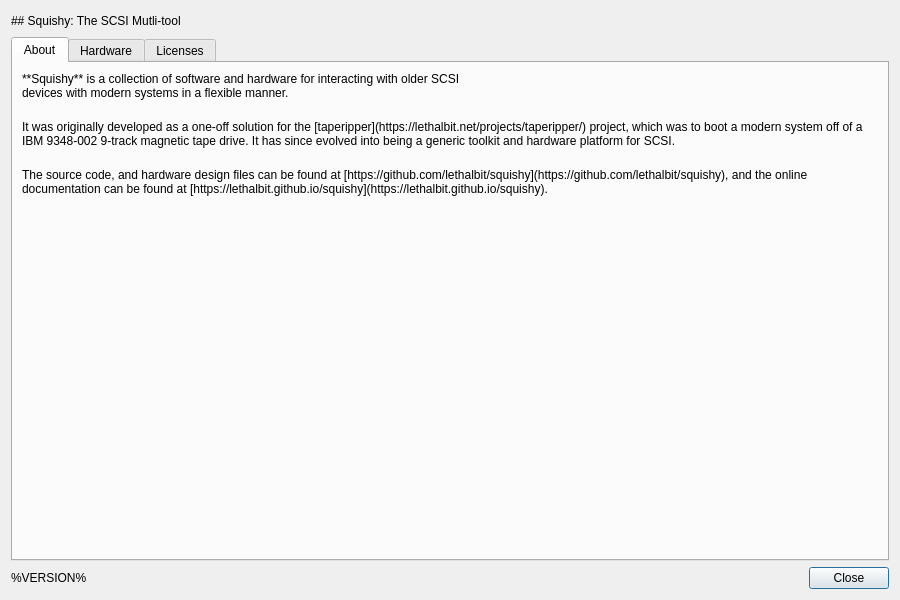
<?xml version="1.0" encoding="UTF-8"?>
<ui version="4.0">
 <class>AboutWindow</class>
 <widget class="QDialog" name="AboutWindow">
  <property name="geometry">
   <rect>
    <x>0</x>
    <y>0</y>
    <width>900</width>
    <height>600</height>
   </rect>
  </property>
  <property name="minimumSize">
   <size>
    <width>900</width>
    <height>600</height>
   </size>
  </property>
  <property name="maximumSize">
   <size>
    <width>900</width>
    <height>600</height>
   </size>
  </property>
  <property name="windowTitle">
   <string>About Squishy</string>
  </property>
  <property name="modal">
   <bool>true</bool>
  </property>
  <layout class="QVBoxLayout" name="verticalLayout_2" stretch="0,1,0">
   <item>
    <layout class="QHBoxLayout" name="horizontalLayout">
     <item>
      <widget class="QLabel" name="label">
       <property name="text">
        <string>## Squishy: The SCSI Mutli-tool</string>
       </property>
       <property name="textFormat">
        <enum>Qt::MarkdownText</enum>
       </property>
       <property name="scaledContents">
        <bool>false</bool>
       </property>
      </widget>
     </item>
     <item>
      <spacer name="horizontalSpacer_2">
       <property name="orientation">
        <enum>Qt::Horizontal</enum>
       </property>
       <property name="sizeHint" stdset="0">
        <size>
         <width>40</width>
         <height>20</height>
        </size>
       </property>
      </spacer>
     </item>
    </layout>
   </item>
   <item>
    <layout class="QGridLayout" name="gridLayout">
     <item row="0" column="1">
      <widget class="QTabWidget" name="tabs_about">
       <property name="currentIndex">
        <number>0</number>
       </property>
       <widget class="QWidget" name="tab_about">
        <attribute name="title">
         <string>About</string>
        </attribute>
        <layout class="QVBoxLayout" name="verticalLayout">
         <property name="spacing">
          <number>20</number>
         </property>
         <item>
          <widget class="QLabel" name="label_3">
           <property name="text">
            <string>**Squishy** is a collection of software and hardware for interacting with older SCSI
devices with modern systems in a flexible manner.</string>
           </property>
           <property name="textFormat">
            <enum>Qt::MarkdownText</enum>
           </property>
           <property name="scaledContents">
            <bool>false</bool>
           </property>
           <property name="alignment">
            <set>Qt::AlignLeading|Qt::AlignLeft|Qt::AlignTop</set>
           </property>
           <property name="wordWrap">
            <bool>true</bool>
           </property>
           <property name="indent">
            <number>-1</number>
           </property>
          </widget>
         </item>
         <item>
          <widget class="QLabel" name="label_4">
           <property name="text">
            <string>It was originally developed as a one-off solution for the [taperipper](https://lethalbit.net/projects/taperipper/) project, which was to boot a modern system off of a IBM 9348-002 9-track magnetic tape drive. It has since evolved into being a generic toolkit and hardware platform for SCSI.</string>
           </property>
           <property name="textFormat">
            <enum>Qt::MarkdownText</enum>
           </property>
           <property name="alignment">
            <set>Qt::AlignLeading|Qt::AlignLeft|Qt::AlignTop</set>
           </property>
           <property name="wordWrap">
            <bool>true</bool>
           </property>
           <property name="openExternalLinks">
            <bool>true</bool>
           </property>
          </widget>
         </item>
         <item>
          <widget class="QLabel" name="label_5">
           <property name="text">
            <string>The source code, and hardware design files can be found at [https://github.com/lethalbit/squishy](https://github.com/lethalbit/squishy), and the online documentation can be found at [https://lethalbit.github.io/squishy](https://lethalbit.github.io/squishy).</string>
           </property>
           <property name="textFormat">
            <enum>Qt::MarkdownText</enum>
           </property>
           <property name="alignment">
            <set>Qt::AlignLeading|Qt::AlignLeft|Qt::AlignTop</set>
           </property>
           <property name="wordWrap">
            <bool>true</bool>
           </property>
           <property name="openExternalLinks">
            <bool>true</bool>
           </property>
          </widget>
         </item>
         <item>
          <spacer name="verticalSpacer">
           <property name="orientation">
            <enum>Qt::Vertical</enum>
           </property>
           <property name="sizeHint" stdset="0">
            <size>
             <width>20</width>
             <height>40</height>
            </size>
           </property>
          </spacer>
         </item>
        </layout>
       </widget>
       <widget class="QWidget" name="tab_hardware">
        <attribute name="title">
         <string>Hardware</string>
        </attribute>
        <layout class="QVBoxLayout" name="verticalLayout_4">
         <property name="spacing">
          <number>20</number>
         </property>
         <item>
          <widget class="QLabel" name="label_8">
           <property name="text">
            <string>The hardware side of Squishy is fully open source, and is licensed under the [CERN-OHL-S](https://ohwr.org/cern_ohl_s_v2.txt).</string>
           </property>
           <property name="textFormat">
            <enum>Qt::MarkdownText</enum>
           </property>
           <property name="alignment">
            <set>Qt::AlignLeading|Qt::AlignLeft|Qt::AlignTop</set>
           </property>
           <property name="wordWrap">
            <bool>true</bool>
           </property>
           <property name="openExternalLinks">
            <bool>true</bool>
           </property>
          </widget>
         </item>
         <item>
          <widget class="QLabel" name="label_9">
           <property name="text">
            <string>It is designed to be as safe and easy to use as possible, while also being as powerful and flexible as possible. It evolved from a simple wish to communicate with an old SCSI reel-to-reel tape drive into something much more.</string>
           </property>
           <property name="textFormat">
            <enum>Qt::MarkdownText</enum>
           </property>
           <property name="alignment">
            <set>Qt::AlignLeading|Qt::AlignLeft|Qt::AlignTop</set>
           </property>
           <property name="wordWrap">
            <bool>true</bool>
           </property>
          </widget>
         </item>
         <item>
          <spacer name="verticalSpacer_3">
           <property name="orientation">
            <enum>Qt::Vertical</enum>
           </property>
           <property name="sizeHint" stdset="0">
            <size>
             <width>20</width>
             <height>326</height>
            </size>
           </property>
          </spacer>
         </item>
        </layout>
       </widget>
       <widget class="QWidget" name="tab_licenses">
        <attribute name="title">
         <string>Licenses</string>
        </attribute>
        <layout class="QVBoxLayout" name="verticalLayout_5">
         <property name="spacing">
          <number>20</number>
         </property>
         <item>
          <widget class="QLabel" name="label_10">
           <property name="text">
            <string>The Squishy project is licensed under 3 individual licenses, one for the hardware and gateware, one for the software and one for the documentation.</string>
           </property>
           <property name="textFormat">
            <enum>Qt::MarkdownText</enum>
           </property>
           <property name="alignment">
            <set>Qt::AlignLeading|Qt::AlignLeft|Qt::AlignTop</set>
           </property>
           <property name="wordWrap">
            <bool>true</bool>
           </property>
          </widget>
         </item>
         <item>
          <widget class="QLabel" name="label_11">
           <property name="text">
            <string>The hardware is licensed under the [CERN-OHL-S](https://ohwr.org/cern_ohl_s_v2.txt), the license for which can be found in [LICENSE.hardware](https://github.com/lethalbit/squishy/blob/main/LICENSE.hardware)</string>
           </property>
           <property name="textFormat">
            <enum>Qt::MarkdownText</enum>
           </property>
           <property name="alignment">
            <set>Qt::AlignLeading|Qt::AlignLeft|Qt::AlignTop</set>
           </property>
           <property name="wordWrap">
            <bool>true</bool>
           </property>
           <property name="openExternalLinks">
            <bool>true</bool>
           </property>
          </widget>
         </item>
         <item>
          <widget class="QLabel" name="label_14">
           <property name="text">
            <string>The software and gateware are licensed under the [BSD-3-Clause](https://spdx.org/licenses/BSD-3-Clause.html) and can be found in [LICENSE.software](https://github.com/lethalbit/squishy/blob/main/LICENSE.software).</string>
           </property>
           <property name="textFormat">
            <enum>Qt::MarkdownText</enum>
           </property>
           <property name="alignment">
            <set>Qt::AlignLeading|Qt::AlignLeft|Qt::AlignTop</set>
           </property>
           <property name="wordWrap">
            <bool>true</bool>
           </property>
           <property name="openExternalLinks">
            <bool>true</bool>
           </property>
          </widget>
         </item>
         <item>
          <widget class="QLabel" name="label_13">
           <property name="text">
            <string>The documentation is licensed under the Creative Commons [CC-BY-SA](https://creativecommons.org/licenses/by-sa/2.0/) and can be found in [LICENSE.docs](https://github.com/lethalbit/squishy/blob/main/LICENSE.docs)</string>
           </property>
           <property name="textFormat">
            <enum>Qt::MarkdownText</enum>
           </property>
           <property name="alignment">
            <set>Qt::AlignLeading|Qt::AlignLeft|Qt::AlignTop</set>
           </property>
           <property name="wordWrap">
            <bool>true</bool>
           </property>
           <property name="openExternalLinks">
            <bool>true</bool>
           </property>
          </widget>
         </item>
         <item>
          <widget class="QLabel" name="label_15">
           <property name="text">
            <string>The icons used in the GUI are from the [KDE](https://kde.org) project. They are the [breeze-icons](https://github.com/KDE/breeze-icons/) and they are licensed under the [LGPL v2.1](https://spdx.org/licenses/LGPL-2.1-only.html), and can be found in [LICENSE.icons](https://github.com/lethalbit/squishy/blob/main/LICENSE.icons) </string>
           </property>
           <property name="textFormat">
            <enum>Qt::MarkdownText</enum>
           </property>
           <property name="alignment">
            <set>Qt::AlignLeading|Qt::AlignLeft|Qt::AlignTop</set>
           </property>
           <property name="wordWrap">
            <bool>true</bool>
           </property>
           <property name="openExternalLinks">
            <bool>true</bool>
           </property>
          </widget>
         </item>
         <item>
          <widget class="QLabel" name="label_12">
           <property name="text">
            <string>The fonts used in the GUI are [Fira Code](https://github.com/tonsky/FiraCode), and [Noto Sans](https://fonts.google.com/noto/specimen/Noto+Sans), both of which are under the [OFL 1.1](https://scripts.sil.org/cms/scripts/page.php?site_id=nrsi&amp;id=OFL), and can be found in [LICENSE.fonts](https://github.com/lethalbit/squishy/blob/main/LICENSE.fonts)</string>
           </property>
           <property name="textFormat">
            <enum>Qt::MarkdownText</enum>
           </property>
           <property name="alignment">
            <set>Qt::AlignLeading|Qt::AlignLeft|Qt::AlignTop</set>
           </property>
           <property name="wordWrap">
            <bool>true</bool>
           </property>
           <property name="openExternalLinks">
            <bool>true</bool>
           </property>
          </widget>
         </item>
         <item>
          <spacer name="verticalSpacer_4">
           <property name="orientation">
            <enum>Qt::Vertical</enum>
           </property>
           <property name="sizeHint" stdset="0">
            <size>
             <width>20</width>
             <height>120</height>
            </size>
           </property>
          </spacer>
         </item>
        </layout>
       </widget>
      </widget>
     </item>
    </layout>
   </item>
   <item>
    <layout class="QHBoxLayout" name="horizontalLayout_2">
     <item>
      <widget class="QLabel" name="lbl_version">
       <property name="text">
        <string>%VERSION%</string>
       </property>
      </widget>
     </item>
     <item>
      <spacer name="horizontalSpacer">
       <property name="orientation">
        <enum>Qt::Horizontal</enum>
       </property>
       <property name="sizeHint" stdset="0">
        <size>
         <width>40</width>
         <height>20</height>
        </size>
       </property>
      </spacer>
     </item>
     <item>
      <widget class="QPushButton" name="btn_close">
       <property name="text">
        <string>Close</string>
       </property>
       <property name="icon">
        <iconset theme="dialog-close">
         <normaloff>.</normaloff>.</iconset>
       </property>
      </widget>
     </item>
    </layout>
   </item>
  </layout>
 </widget>
 <resources/>
 <connections>
  <connection>
   <sender>btn_close</sender>
   <signal>clicked()</signal>
   <receiver>AboutWindow</receiver>
   <slot>close()</slot>
   <hints>
    <hint type="sourcelabel">
     <x>750</x>
     <y>775</y>
    </hint>
    <hint type="destinationlabel">
     <x>399</x>
     <y>399</y>
    </hint>
   </hints>
  </connection>
 </connections>
</ui>
